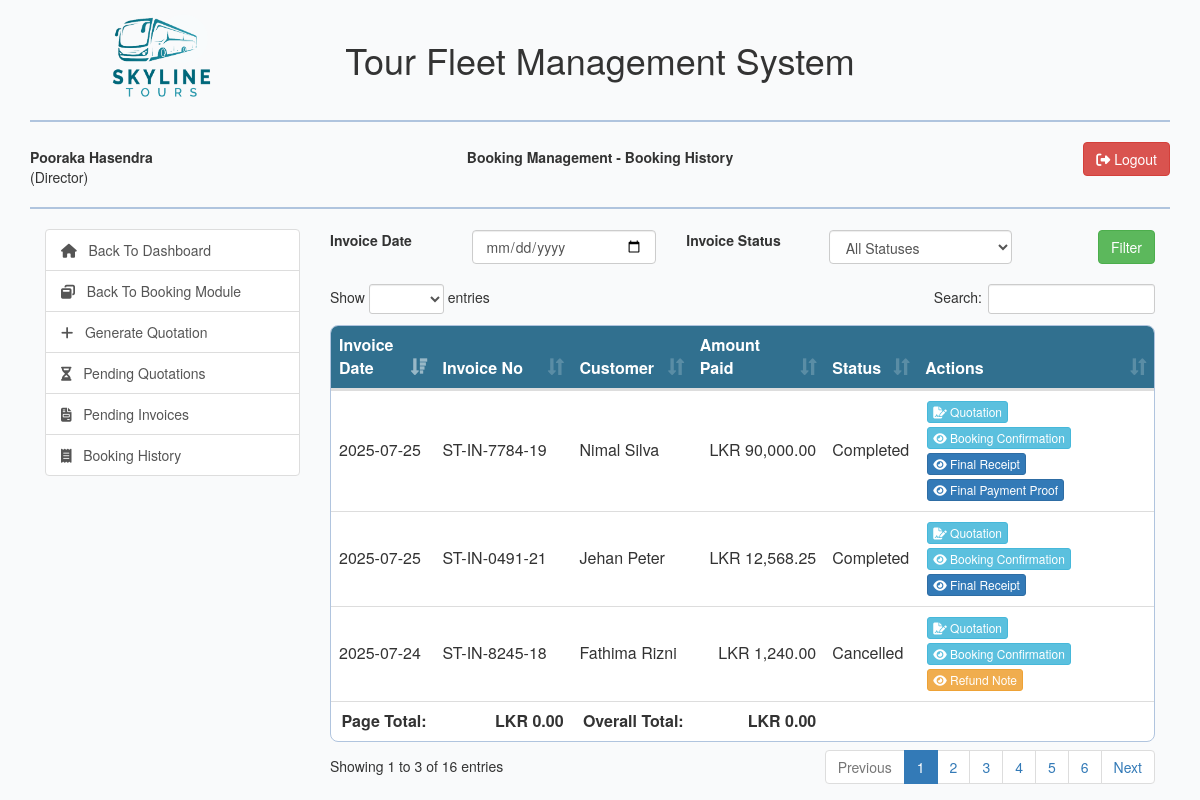
Page /view/booking-history.php (signed in) on the committed database.
### tables this page shows
CREATE TABLE `customer_invoice` (
  `invoice_id` int(10) NOT NULL,
  `invoice_number` varchar(100) NOT NULL,
  `quotation_id` int(10) NOT NULL,
  `invoice_date` date NOT NULL,
  `invoice_amount` decimal(10,2) NOT NULL,
  `customer_id` int(11) NOT NULL,
  `invoice_status` int(11) NOT NULL DEFAULT 1 COMMENT '-1=Invoice Cancelled,\r\n1=Advance Payment Made & waiting for tour assignment,\r\n2=Tour assigned,\r\n3=Tour completed and payment pending,\r\n4=Paid',
  `invoice_description` text DEFAULT NULL,
  `tour_start_date` date NOT NULL COMMENT 'The tour start date as billed/quoted to the customer.',
  `tour_end_date` date NOT NULL COMMENT 'The tour end date as billed/quoted to the customer.',
  `pickup_location` varchar(255) NOT NULL,
  `destination` varchar(255) NOT NULL,
  `dropoff_location` varchar(255) NOT NULL,
  `round_trip_mileage` int(4) NOT NULL,
  `advance_payment` decimal(10,2) DEFAULT NULL,
  `paid_amount` decimal(10,2) DEFAULT NULL,
  `actual_fare` decimal(10,2) DEFAULT NULL,
  `actual_mileage` int(4) DEFAULT NULL
);

CREATE TABLE `customer` (
  `customer_id` int(10) NOT NULL,
  `customer_nic` varchar(12) NOT NULL,
  `customer_fname` varchar(50) NOT NULL,
  `customer_lname` varchar(50) NOT NULL,
  `customer_email` varchar(255) NOT NULL,
  `customer_status` int(10) NOT NULL DEFAULT 1
);

### model/customer_invoice_model.php (called while the page is built, shortened)
<?php
class CustomerInvoice{
    public function getBookingHistory(){
        $con = $GLOBALS["con"];
        $sql = "SELECT ci.*,c.* FROM customer_invoice ci JOIN customer c ON c.customer_id = ci.customer_id "
                . "WHERE ci.invoice_status IN (-1,4)";
        $result = $con->query($sql) or die($con->error);
        return $result;
    }
}

### model/finance_model.php (called while the page is built, shortened)
<?php
class Finance{
    public function getTourIncomeRecordByInvoiceIdAndTourIncomeType($invoiceId,$tourIncomeType){
        $con=$GLOBALS["con"];
        $sql = "SELECT * FROM tour_income WHERE invoice_id=? AND tour_income_type=? AND payment_status!='-1'";
        $stmt = $con->prepare($sql);
        $stmt->bind_param("ii", $invoiceId,$tourIncomeType);
        $stmt->execute();
        $result = $stmt->get_result();
        return $result;
    }
}

### view/booking-history.php (the view, shortened to what this page needs)
<?php
include_once '../model/customer_invoice_model.php';
include_once '../model/finance_model.php';
$customerInvoiceObj = new CustomerInvoice();
$invoiceResult = $customerInvoiceObj->getBookingHistory();
$financeObj = new Finance();
?>
<html lang="en">
<head>
    <link rel="stylesheet" type="text/css" href="../css/dataTables.bootstrap.min.css"/>
    <?php include_once "../includes/bootstrap_css_includes.php"?>
</head>
<body>
    <div class="container">
        <?php include_once "../includes/header_row_includes.php";?>
        <div class="col-md-3">
            <?php include_once "../includes/booking_functions.php"; ?>
        </div>
        <div class="col-md-9">
            <div class="row">
                <div class="col-md-6 col-md-offset-3" id="msg">
                </div>
            </div>
            <div class="row">
                <div class="col-md-2">
                    <label class="control-label">Invoice Date</label>
                </div>
                <div class="col-md-3">
                    <input type="date" value="" id="invoice_date" class="form-control" max="<?php echo date('Y-m-d'); ?>"/>
                </div>
                <div class="col-md-2">
                    <label class="control-label">Invoice Status</label>
                </div>
                <div class="col-md-3">
                    <select id="invoice_status" class="form-control">
                        <option value="">All Statuses</option>
                    </select>
                </div>
                <div class="col-md-2 text-right">
                    <button type="button" class="btn btn-success" id="filter_button">Filter</button>
                </div>
            </div>
            <div class="row">
            </div>
            <div class="row">
                <div class="col-md-12">
                    <table class="table" id="invoicetable">
                        <thead>
                            <tr>
                                <th>Invoice Date</th>
                                <th>Invoice No</th>
                                <th>Customer</th>
                                <th>Amount Paid</th>
                                <th>Status</th>
                                <th>Actions</th>
                            </tr>
                        </thead>
                        <tbody id="tbody_tag">
                            <?php while($invoiceRow = $invoiceResult->fetch_assoc()){
                                $invoiceId = $invoiceRow["invoice_id"];
                                $finalPaymentResult = $financeObj->getTourIncomeRecordByInvoiceIdAndTourIncomeType($invoiceId,2);
                                if($finalPaymentResult->num_rows==1){
                                    $finalPaymentRow = $finalPaymentResult->fetch_assoc();
                                }
                                $status = match((int)$invoiceRow["invoice_status"]){
                                    -1=>"Cancelled",
                                    4=>"Completed"
                                };
                                ?>
                            <tr>
                                <td style="white-space:nowrap"><?php echo $invoiceRow["invoice_date"];?></td>
                                <td style="white-space:nowrap"><?php echo $invoiceRow["invoice_number"];?></td>
                                <td><?php echo $invoiceRow["customer_fname"]." ".$invoiceRow["customer_lname"];?></td>
                                <td style="text-align: right;white-space:nowrap"><?php echo "LKR ".number_format($invoiceRow["paid_amount"],2);?></td>
                                <td><?php echo $status;?></td>
                                <td>
                                    <a href="../reports/quotation.php?quotation_id=<?php echo base64_encode($invoiceRow['quotation_id']);?>"
                                       class="btn btn-xs btn-info" style="margin:2px;display:<?php echo checkPermissions(78);?>" target="_blank">
                                        <span class="fa-solid fa-file-signature"></span>
                                        Quotation
                                    </a>
                                    <a href="../reports/pendingInvoice.php?invoice_id=<?php echo base64_encode($invoiceId);?>" target="_blank"
                                       class="btn btn-xs btn-info" style="margin:2px">
                                        <span class="fa-solid fa-eye"></span>
                                        Booking Confirmation
                                    </a>
                                    <?php if($invoiceRow["invoice_status"]==4){ ?>
                                    <a href="../reports/receipt.php?invoice_id=<?php echo base64_encode($invoiceId);?>" target="_blank"
                                       class="btn btn-xs btn-primary" style="margin:2px">
                                        <span class="fa-solid fa-eye"></span>
                                        Final Receipt
                                    </a>
                                    <?php }?>
                                    <?php if($invoiceRow["invoice_status"]==4 && $finalPaymentResult->num_rows==1 && $finalPaymentRow["payment_method"]==2){ ?>
                                    <a href="../documents/customerpaymentproofs/<?php echo $finalPaymentRow['payment_proof'];?>" target="_blank"
                                       class="btn btn-xs btn-primary" style="margin:2px">
                                        <span class="fa-solid fa-eye"></span>
                                        Final Payment Proof
                                    </a>
                                    <?php }?>
                                    <?php if($invoiceRow["invoice_status"]==-1){ ?>
                                    <a href="../reports/refund-note.php?invoice_id=<?php echo base64_encode($invoiceId);?>" target="_blank"
                                       class="btn btn-xs btn-warning" style="margin:2px">
                                        <span class="fa-solid fa-eye"></span>
                                        Refund Note
                                    </a>
                                    <?php }?>
                                </td>
                            </tr>
                            <?php }?>
                        </tbody>
                        <tfoot>
                            <tr>
                                <th style="text-align:right;">Page Total:</th>
                                <th style="text-align:right;white-space: nowrap"></th>
                                <th style="text-align:right;">Overall Total:</th>
                                <th style="text-align:right;white-space: nowrap"></th>
                                <th></th>
                                <th></th>
                            </tr>
                        </tfoot>
                    </table>
                </div>
            </div>
        </div>
    </div>
</body>
</html>

### css/custom.css (style rules this page uses)
body { background-color: #F9FAFB; }
.table { background-color:#ffffff; border-radius: 8px; overflow: hidden; border:1px solid lightsteelblue; }
.table thead { background-color: #31708f; color:white; }
.table tbody > tr > td { vertical-align: middle; }

### rows in the picture
customer_invoice: invoice_date "2025-07-24", invoice_number "ST-IN-8245-18", customer.customer_fname "Fathima", customer.customer_lname "Rizni", paid_amount "1,240.00", invoice_status "Cancelled"
customer_invoice: invoice_date "2025-07-25", invoice_number "ST-IN-7784-19", customer.customer_fname "Nimal", customer.customer_lname "Silva", paid_amount "90,000.00", invoice_status "Completed"
customer_invoice: invoice_date "2025-07-25", invoice_number "ST-IN-0491-21", customer.customer_fname "Jehan", customer.customer_lname "Peter", paid_amount "12,568.25", invoice_status "Completed"

### other values in the picture
$userSession["user_fname"]." ".$userSession["user_lname"] "Pooraka Hasendra"
$userSession["role_name"] "Director"
$pageName "Booking Management - Booking History"
